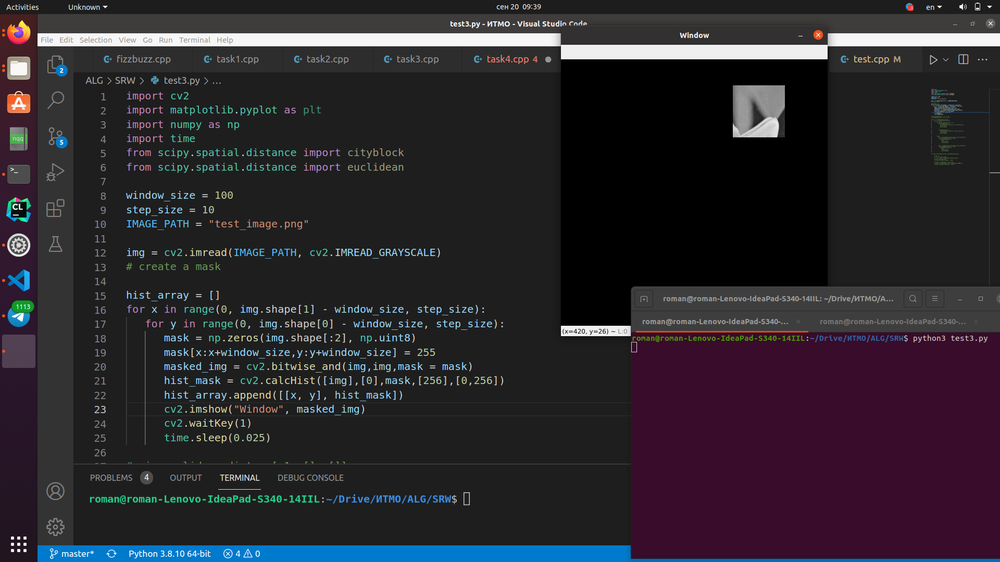
#> input picture screenshot.png, 1000 x 562 px, shrunk from 1920 x 1080 before the run
$ python test_task.py
#> lines starting #> are read from the running program, lines starting #| are printed output that depends on the picture
import cv2
import matplotlib.pyplot as plt
import numpy as np
import time
from scipy.spatial.distance import cityblock
from scipy.spatial.distance import euclidean

WINDOW_SIZE = 100
STEP_SIZE = 10
IMAGE_PATH = "screenshot.png"

img = cv2.imread(IMAGE_PATH, cv2.IMREAD_GRAYSCALE)
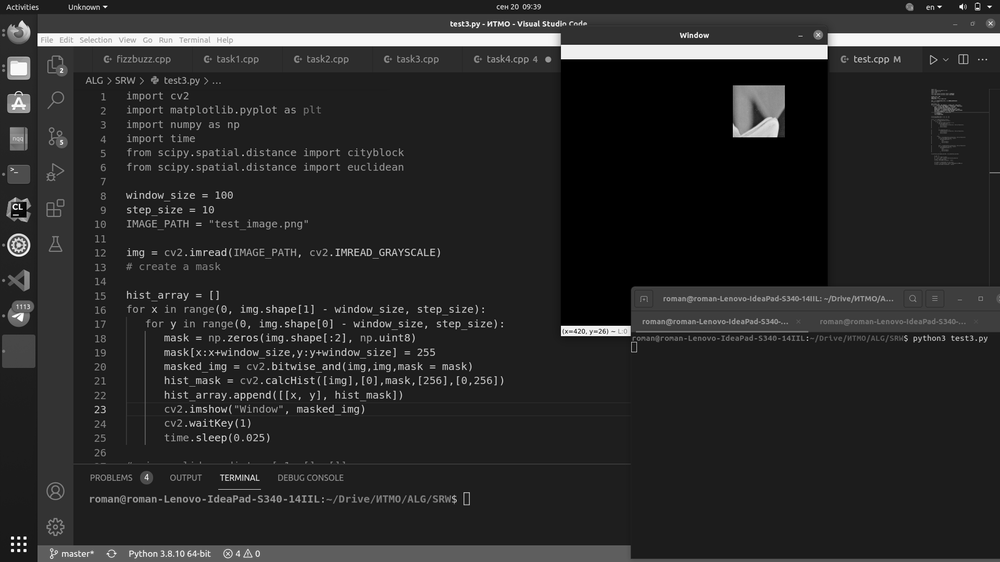
#> img: shape (562, 1000); min 0, max 255, mean 41


hist_array = []
for x in range(0, img.shape[1] - WINDOW_SIZE, STEP_SIZE):
   for y in range(0, img.shape[0] - WINDOW_SIZE, STEP_SIZE):
      # Используем маску в качестве скользящего окна
      mask = np.zeros(img.shape[:2], np.uint8)
      mask[x:x+WINDOW_SIZE,y:y+WINDOW_SIZE] = 255
      masked_img = cv2.bitwise_and(img,img,mask = mask)
      hist_mask = cv2.calcHist([img],[0],mask,[256],[0,256])
      hist_array.append([[x, y], hist_mask])
#> mask: shape (562, 1000); every value is 0
#> after the loop, hist_array = 4230 items
      # Закомментированные строки ниже использовались для отрисовки красивой картинки
      # cv2.imshow("Window", masked_img)
      # cv2.waitKey(1)
      # time.sleep(0.025)

min_euclidean_dist = [-1, [], []]
min_manhattan_dist = [-1, [], []]

for i in range(len(hist_array)):
   for j in range(len(hist_array)):
      if (i != j):
         if (min_euclidean_dist[0] == -1):
            min_euclidean_dist = [
               # Применял cv2.norm(hist1, hist2, normType=cv2.NORM_L2)
               # кажется, работало быстрее
#> (the run stopped early here; a loop or call above may not have finished)
